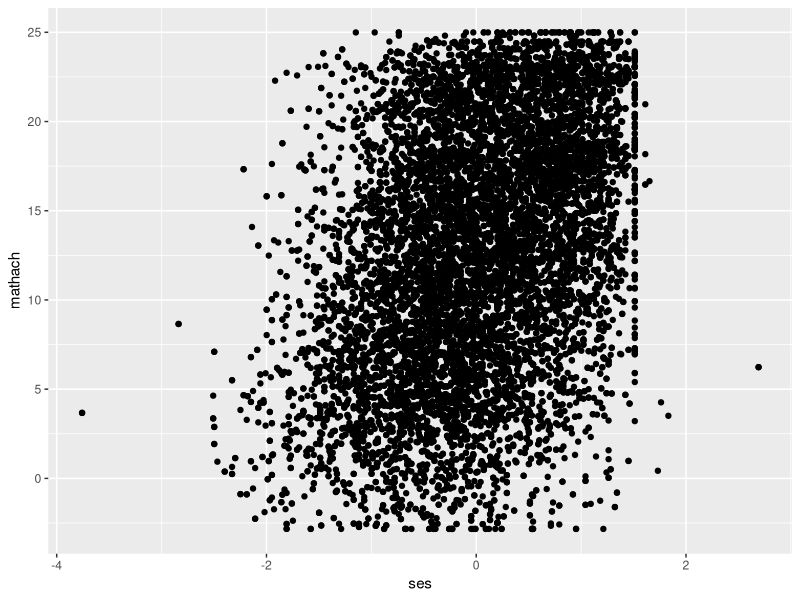
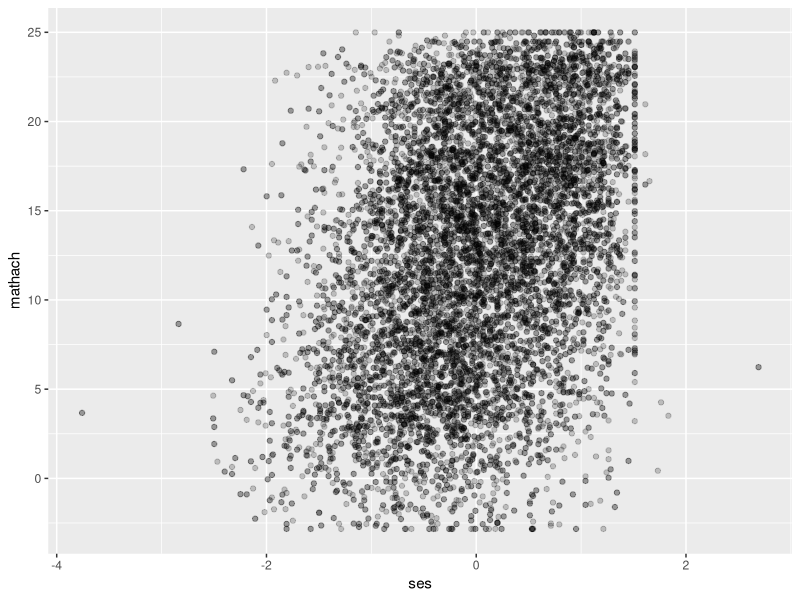
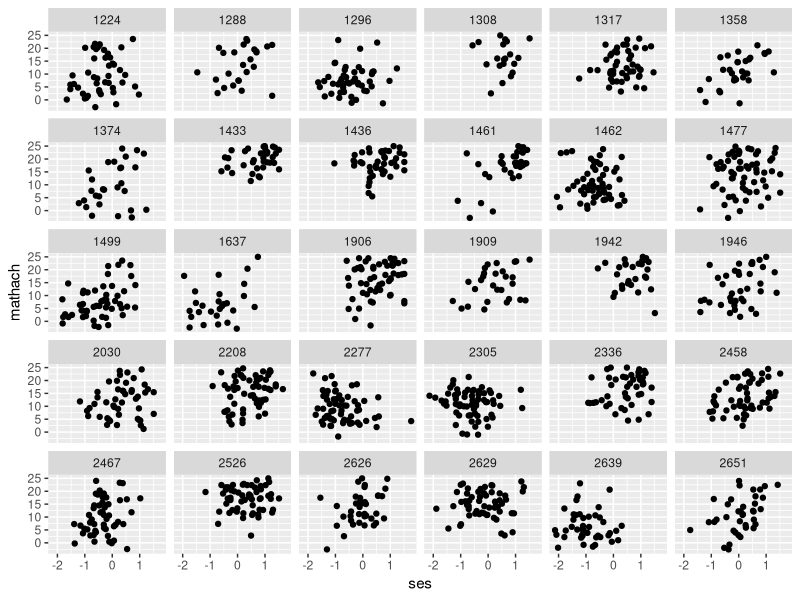
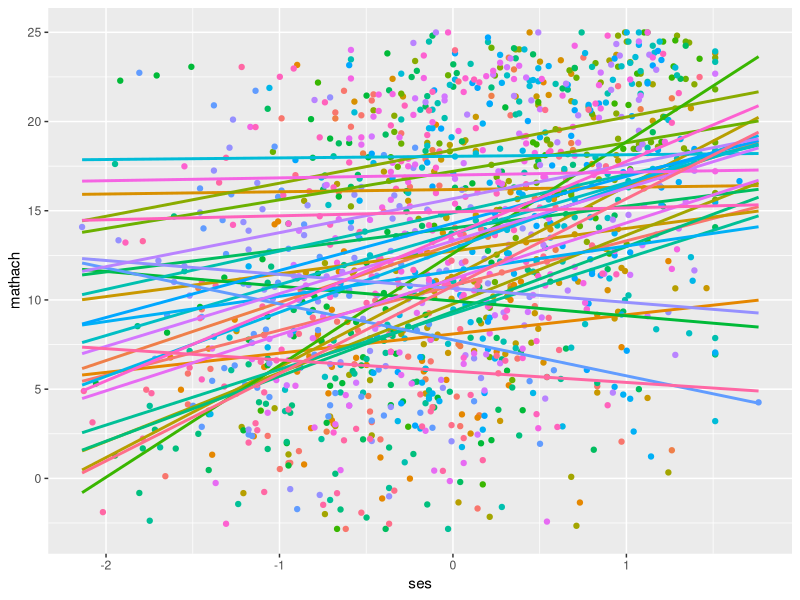
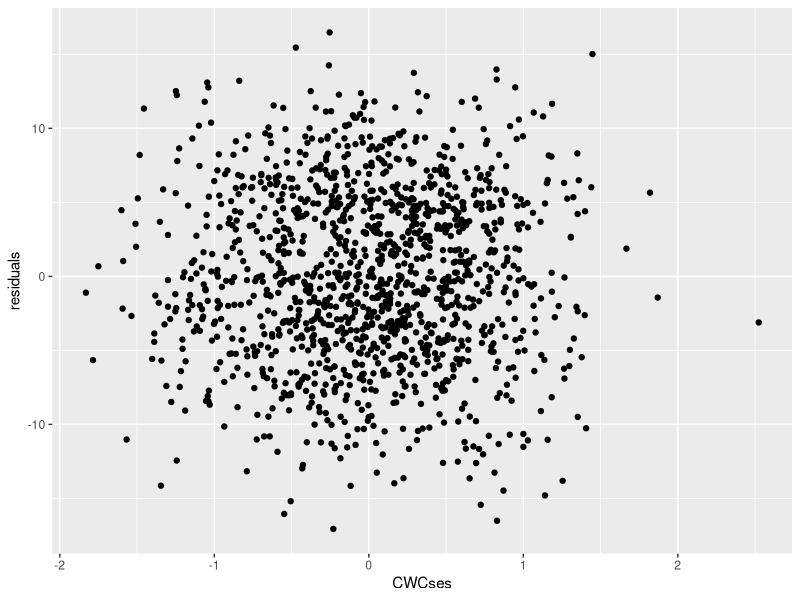
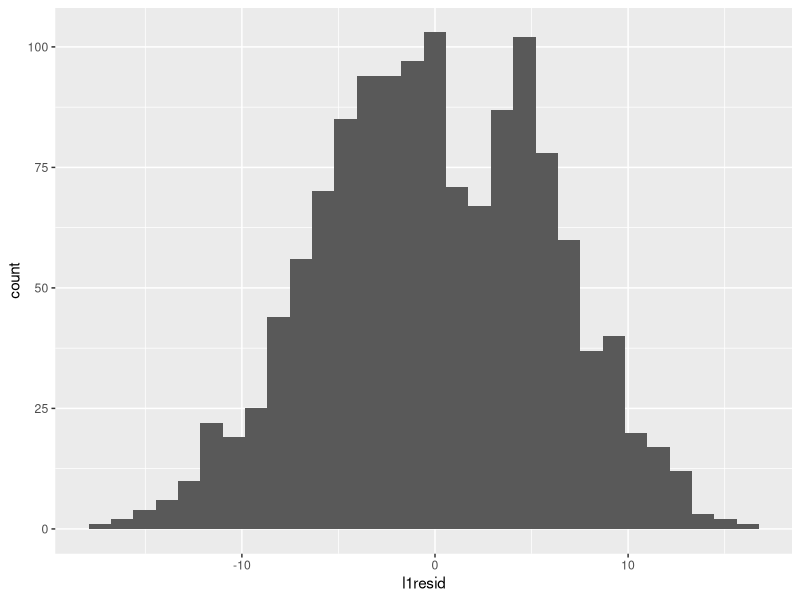
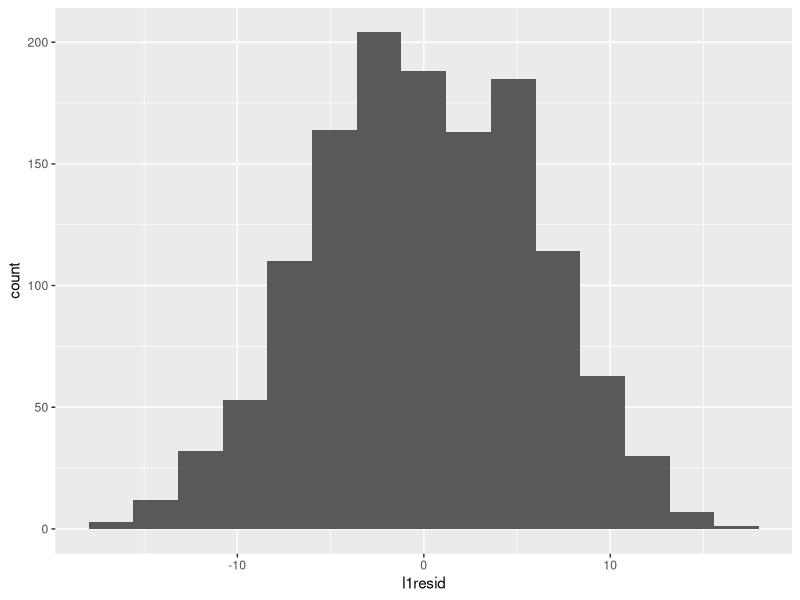
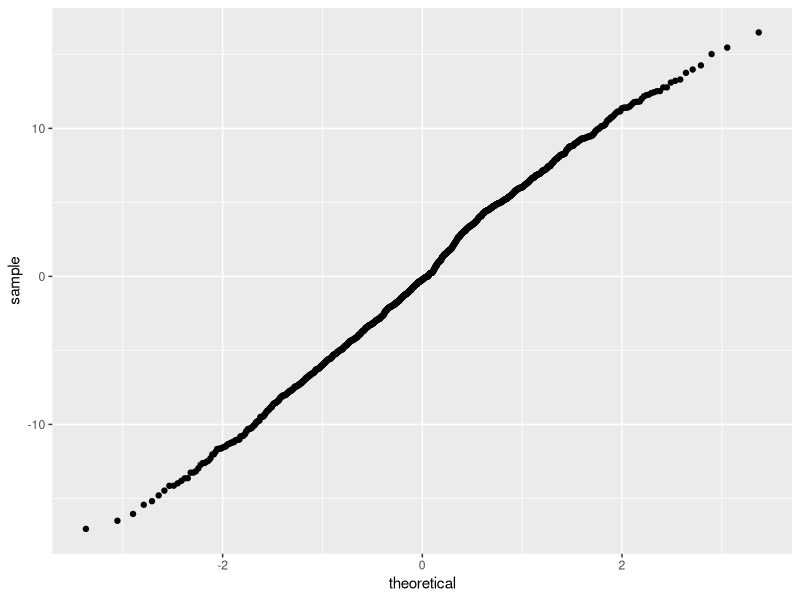

R code for these plots, in order:
## ---- chunk 1
library(lme4) # for multilevel models
library(lmerTest) # for p-values
library(dplyr) # for data manipulation
library(ggplot2) # for graphing
## ---- chunk 2
# this actually loads my code, but will be hidden
data <- read.csv('data/rb2002.csv', fileEncoding = "UTF-8-BOM")
## ---- chunk 3
# 1. Model is correctly specified
# 2. The functional form is correct -- Q1-3
# 3. At L2, residuals are independent and normally distributed with a mean of 0 and some variance -- Q5
# 4. L1 predictors are independent of L1 residuals for all predictors -- Q6
# 5. L2 residuals are multivariate normal and are independent from one another and across L2 units --
# 6. L2 predictors are unrelated to L2 residuals -- Q12-13
# 7. Residuals at L1 and L2 are unrelated -- Q14
# 8. Predictors at one level are not related to errors at another level -- Q15

## ---- chunk 4
data %>% 
  ggplot(mapping = aes(x = ses, y = mathach)) +
  geom_point()
## ---- chunk 5
data %>% 
  ggplot(mapping = aes(x = ses, y = mathach)) +
  geom_point(alpha = .2)
## ---- chunk 6
data <- data %>%
    filter(SCHOOL %in% head(unique(SCHOOL), n = 30))
## ---- chunk 7
data %>% 
  ggplot() +
  geom_point(mapping = aes(x = ses, y = mathach)) +
  facet_wrap(~ SCHOOL)
## ---- chunk 8
data %>% 
  group_by(SCHOOL) %>% 
  ggplot(mapping = aes(x = ses, y = mathach, colour = factor(SCHOOL))) +
  geom_point(show.legend = FALSE) +
  geom_smooth(method = lm, se = FALSE, show.legend = FALSE, fullrange = TRUE)
## ---- chunk 9
model <- lmer(mathach ~  CWCses*ses_mean + (1|SCHOOL) + (0 + CWCses|SCHOOL), data = data, REML = TRUE)
summary(model)
## ---- chunk 10
data$l1resid <- residuals(model)
head(data$l1resid)
## ---- chunk 11
data %>% 
  ggplot(mapping = aes(x = CWCses, y = l1resid)) +
  geom_point() +
  labs(x = "CWCses", y = "residuals")
## ---- chunk 12
cor.test(data$l1resid, data$CWCses)
## ---- chunk 13
data %>% 
  ggplot(mapping = aes(x = l1resid)) +
  geom_histogram()
## ---- chunk 14
data %>% 
  ggplot(mapping = aes(x = l1resid)) +
  geom_histogram(bins = 15)
## ---- chunk 15
data %>% 
  ggplot(mapping = aes(sample = l1resid)) +
  stat_qq()
## ---- chunk 16
l2_data <- data %>% 
  group_by(SCHOOL) %>%  # group data by clustering variable, school
  mutate(
    mathach_mean = mean(mathach) # create mean math achievement per school
  ) %>% 
  select(SCHOOL, ses_mean, mathach_mean) %>% 
  unique() # select unique rows (rather than having school, ses_mean, and mathach_mean repeating over and over again)
## ---- chunk 17
l2_data$intercept_resid = ranef(model)$SCHOOL[, 1]
l2_data$slope_resid = ranef(model)$SCHOOL[, 2]
## ---- chunk 18
l2_data %>% 
  ggplot(mapping = aes(x = intercept_resid, y = ses_mean)) +
  geom_point()
## ---- chunk 19
cor.test(l2_data$ses_mean, l2_data$intercept_resid)
## ---- chunk 20
l2_data %>% 
  ggplot(mapping = aes(x = slope_resid, y =ses_mean)) +
  geom_point()

cor.test(l2_data$ses_mean, l2_data$slope_resid)
## ---- chunk 21
l2_data %>% 
  ggplot(mapping = aes(x = slope_resid, y = intercept_resid)) +
  geom_point()

cor.test(l2_data$intercept_resid, l2_data$slope_resid)
## ---- chunk 22
l2_data %>% 
  ggplot(mapping = aes(x = intercept_resid)) +
  geom_histogram(binwidth = .75)

l2_data %>% 
  ggplot(mapping = aes(sample = intercept_resid)) +
  stat_qq()
## ---- chunk 23
l2_data %>% 
  ggplot(mapping = aes(x = slope_resid)) +
  geom_histogram(binwidth = .50)

l2_data %>% 
  ggplot(mapping = aes(sample = slope_resid)) +
  stat_qq()
## ---- chunk 24
n_per_school <- data %>% 
    group_by(SCHOOL) %>% # group by school
    select(SCHOOL) %>% # we just want to count schools
    count() %>% 
    ungroup() %>% 
    select(n) %>% 
    unlist()
## ---- chunk 25
data$intercept_resid <- rep(l2_data$intercept_resid, times = n_per_school)
data$slope_resid <- rep(l2_data$slope_resid, times = n_per_school)
## ---- chunk 26
data %>% 
  ggplot(mapping = aes(x = l1resid, y = intercept_resid)) +
  geom_point()

cor.test(data$l1resid, data$intercept_resid)
## ---- chunk 27
data %>% 
  ggplot(mapping = aes(x = l1resid, y = slope_resid)) +
  geom_point()

cor.test(data$l1resid, data$slope_resid)
## ---- chunk 28
data %>% 
  ggplot(mapping = aes(x = l1resid, y = ses_mean)) +
  geom_point()

cor.test(data$l1resid, data$ses_mean)
## ---- chunk 29
data %>% 
  ggplot(mapping = aes(x = intercept_resid, y = CWCses)) +
  geom_point()

cor.test(data$intercept_resid, data$CWCses)
## ---- chunk 30
data %>% 
  ggplot(mapping = aes(x = slope_resid, y = CWCses)) +
  geom_point()

cor.test(data$slope_resid, data$CWCses)
